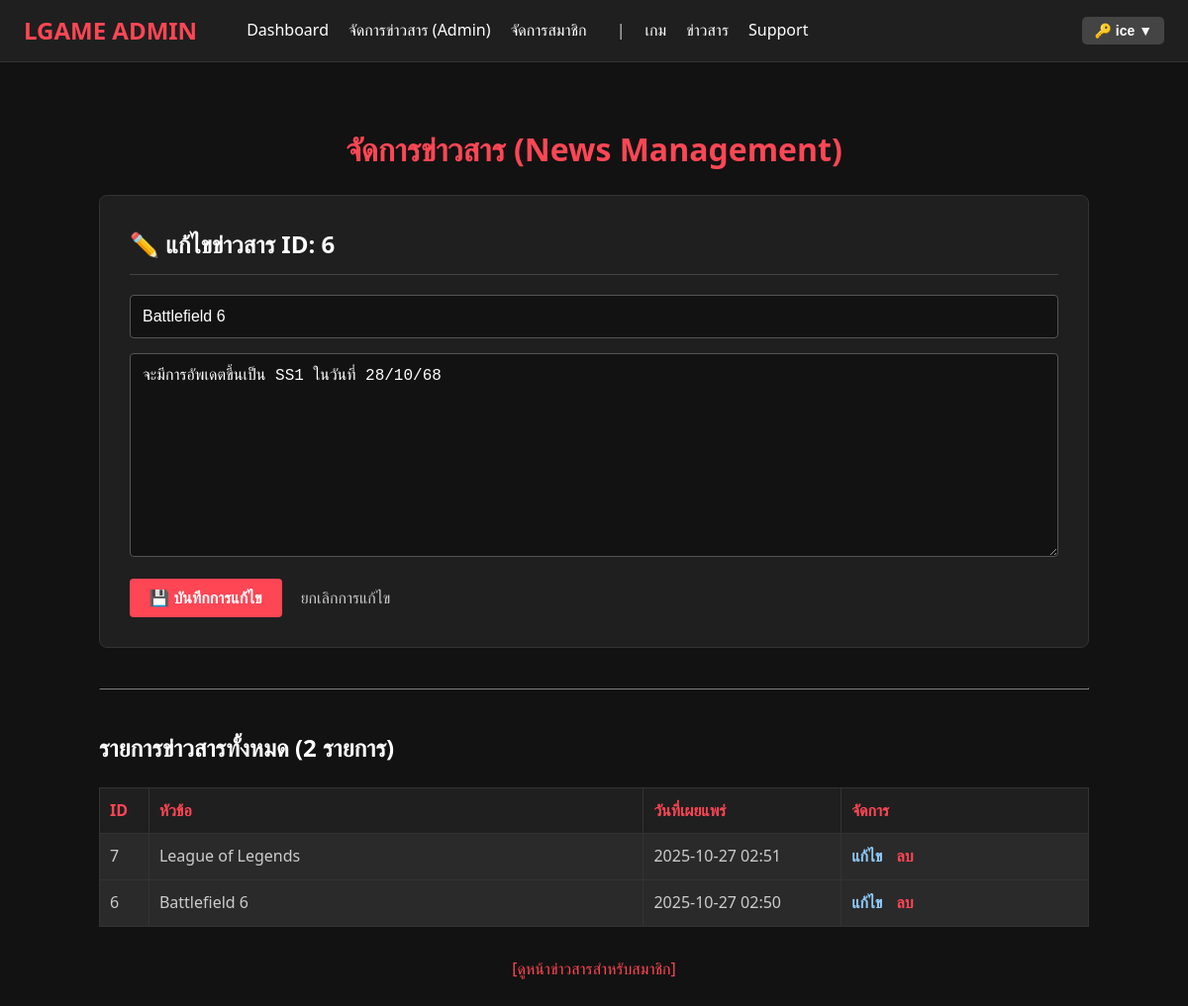
The app's page /301/admin_panel.php?action=edit&id=6 (signed in) with its own data.
### tables this page shows
CREATE TABLE `news` (
  `id` int(11) NOT NULL COMMENT 'ID ข่าวสาร',
  `title` varchar(255) NOT NULL COMMENT 'หัวข้อข่าวสาร',
  `content` text NOT NULL COMMENT 'เนื้อหาข่าวสาร',
  `admin_id` int(11) DEFAULT NULL COMMENT 'ID ของ Admin ที่เผยแพร่',
  `created_at` datetime NOT NULL DEFAULT current_timestamp() COMMENT 'วันที่เผยแพร่ครั้งแรก',
  `updated_at` datetime DEFAULT NULL COMMENT 'วันที่แก้ไขล่าสุด'
);

### 301/admin_panel.php (the view, shortened to what this page needs)
<?php
$edit_news = null;
function get_pdo_connection() {
    try {
        $pdo = new PDO("mysql:host=" . DB_HOST . ";dbname=" . DB_NAME . ";charset=utf8mb4", DB_USER, DB_PASS);
        $pdo->setAttribute(PDO::ATTR_ERRMODE, PDO::ERRMODE_EXCEPTION);
        return $pdo;
    } catch (PDOException $e) {
        die("Database connection failed: " . $e->getMessage());
    }
}
function fetch_all_news($pdo) {
    $stmt = $pdo->prepare("SELECT id, title, content, created_at FROM news ORDER BY created_at DESC");
    $stmt->execute();
    return $stmt->fetchAll(PDO::FETCH_ASSOC);
}
function get_news_by_id($pdo, $id) {
    $stmt = $pdo->prepare("SELECT id, title, content FROM news WHERE id = ?");
    $stmt->execute([$id]);
    return $stmt->fetch(PDO::FETCH_ASSOC);
}
$pdo = get_pdo_connection();
if(isset($_GET['action']) && $_GET['action'] === 'edit' && isset($_GET['id'])){
    $edit_news = get_news_by_id($pdo, (int)$_GET['id']);
}
$news_items = fetch_all_news($pdo);
?>
<!DOCTYPE html>
<html lang="th">
<head>
</head>
<body>
<nav>
    <div style="display:flex; align-items:center;">
        <a href="adminhub.php" class="logo">LGAME ADMIN</a>
        <ul>
            <li><a href="adminhub.php">Dashboard</a></li>
            <li><a href="admin_panel.php">จัดการข่าวสาร (Admin)</a></li>
            <li><a href="manage_users.php">จัดการสมาชิก</a></li>
            <li style="margin-left: 30px; color: #ccc;">|</li>
            <li><a href="games.php">เกม</a></li>
            <li><a href="news.php">ข่าวสาร</a></li>
            <li><a href="support.php">Support</a></li>
        </ul>
    </div>
    <div class="user-info">
        <button onclick="toggleDropdown()">🔑 <?= htmlspecialchars($_SESSION['username_account']) ?> ▼</button>
    </div>
</nav>
<div class="content">
    <h1 style="text-align: center;">จัดการข่าวสาร (News Management)</h1>
    <div class="admin-form-container">
        <h2><?= $edit_news ? '✏️ แก้ไขข่าวสาร ID: ' . htmlspecialchars($edit_news['id']) : '➕ เพิ่มข่าวสารใหม่' ?></h2>
        <form method="POST" action="admin_panel.php">
            <input type="text" name="title" placeholder="หัวข้อข่าวสาร" required
                   value="<?= htmlspecialchars($edit_news['title'] ?? '') ?>">
            <textarea name="content" placeholder="เนื้อหาข่าวสาร" rows="10" required
            ><?= htmlspecialchars($edit_news['content'] ?? '') ?></textarea>
            <button type="submit"><?= $edit_news ? '💾 บันทึกการแก้ไข' : '📢 เผยแพร่ข่าวสาร' ?></button>
            <?php if($edit_news): ?>
                <a href="admin_panel.php" style="color: #ccc; margin-left: 15px;">ยกเลิกการแก้ไข</a>
            <?php endif; ?>
        </form>
    </div>
    <hr style="border-color: #333; margin: 40px 0;">
    <h2>รายการข่าวสารทั้งหมด (<?= count($news_items) ?> รายการ)</h2>
    <?php if(empty($news_items)): ?>
        <p style="text-align: center; color: #ccc;">ยังไม่มีข่าวสารในระบบ</p>
    <?php else: ?>
        <table class="news-list-table">
            <thead>
                <tr>
                    <th style="width: 5%;">ID</th>
                    <th style="width: 50%;">หัวข้อ</th>
                    <th style="width: 20%;">วันที่เผยแพร่</th>
                    <th style="width: 25%;">จัดการ</th>
                </tr>
            </thead>
            <tbody>
                <?php foreach ($news_items as $news): ?>
                <tr>
                    <td><?= htmlspecialchars($news['id']) ?></td>
                    <td><?= htmlspecialchars($news['title']) ?></td>
                    <td><?= date('Y-m-d H:i', strtotime($news['created_at'])) ?></td>
                    <td class="actions">
                        <a href="admin_panel.php?action=edit&id=<?= $news['id'] ?>" class="edit">แก้ไข</a>
                        <a href="admin_panel.php?action=delete&id=<?= $news['id'] ?>" class="delete"
                           onclick="return confirm('คุณต้องการลบข่าวสาร: <?= htmlspecialchars($news['title']) ?> หรือไม่?')">ลบ</a>
                    </td>
                </tr>
                <?php endforeach; ?>
            </tbody>
        </table>
    <?php endif; ?>
    <p style="margin-top: 30px; text-align: center;"><a href="news.php">[ดูหน้าข่าวสารสำหรับสมาชิก]</a></p>
</div>
</body>
</html>

### 301/admin_panel.php (style rules this page uses)
body { margin:0; font-family:'Segoe UI', Tahoma, Geneva, Verdana, sans-serif; background:#121212; color:#fff; line-height: 1.6; }
a { color: #ff4655; text-decoration: none; transition: color 0.3s; }
nav { display:flex; justify-content:space-between; align-items:center; padding:12px 24px; background:#1f1f1f; border-bottom:1px solid #333; }
nav .logo { font-size:24px; font-weight:bold; color:#ff4655; text-decoration:none; margin-right:30px; }
nav ul { list-style:none; display:flex; margin:0; padding:0; }
nav ul li { margin-left:20px; }
nav ul li a { text-decoration:none; color:#fff; font-weight:500; transition:0.3s; }
nav .user-info { position: relative; }
nav .user-info button { background:#444; border-radius:5px; border:none; color:#fff; font-weight:bold; cursor:pointer; padding:6px 12px; font-size:14px; display:flex; align-items:center; gap:4px; transition:0.3s; }
.content { padding:40px 20px; max-width: 1000px; margin: 0 auto; text-align: left; }
.content h1 { color: #ff4655; text-align: center; }
.admin-form-container { background: #1f1f1f; padding: 30px; border-radius: 8px; margin-top: 20px; margin-bottom: 40px; border: 1px solid #333; }
.admin-form-container h2 { color: #fff; margin-top: 0; padding-bottom: 10px; border-bottom: 1px solid #444; }
.admin-form-container input[type="text"], .admin-form-container textarea { width: 100%; padding: 12px; margin-bottom: 15px; border: 1px solid #555; border-radius: 4px; background: #121212; color: #fff; box-sizing: border-box; font-size: 16px; }
.admin-form-container textarea { resize: vertical; }
.admin-form-container button { background: #ff4655; color: white; padding: 10px 20px; border: none; border-radius: 4px; cursor: pointer; transition: background 0.3s; font-weight: bold; font-size: 16px; }
.news-list-table { width: 100%; border-collapse: collapse; margin-top: 20px; }
.news-list-table th, .news-list-table td { border: 1px solid #333; padding: 10px; text-align: left; }
.news-list-table th { background: #1f1f1f; color: #ff4655; font-size: 16px; }
.news-list-table td { background: #2a2a2a; color: #ccc; vertical-align: top; }
.news-list-table .actions a { margin-right: 10px; font-weight: bold; }
.news-list-table .actions a.delete { color: #ff4655; }
.news-list-table .actions a.edit { color: #90CAF9; }

### records on screen
news: id "6", title "Battlefield 6", content "จะมีการอัพเดตขึ้นเป็น SS1 ในวันที่ 28/10/68", created_at "2025-10-27 02:50"
news: id "7", title "League of Legends", created_at "2025-10-27 02:51"

### other values on screen
$_SESSION['username_account'] "ice"
count($news_items) "2"
